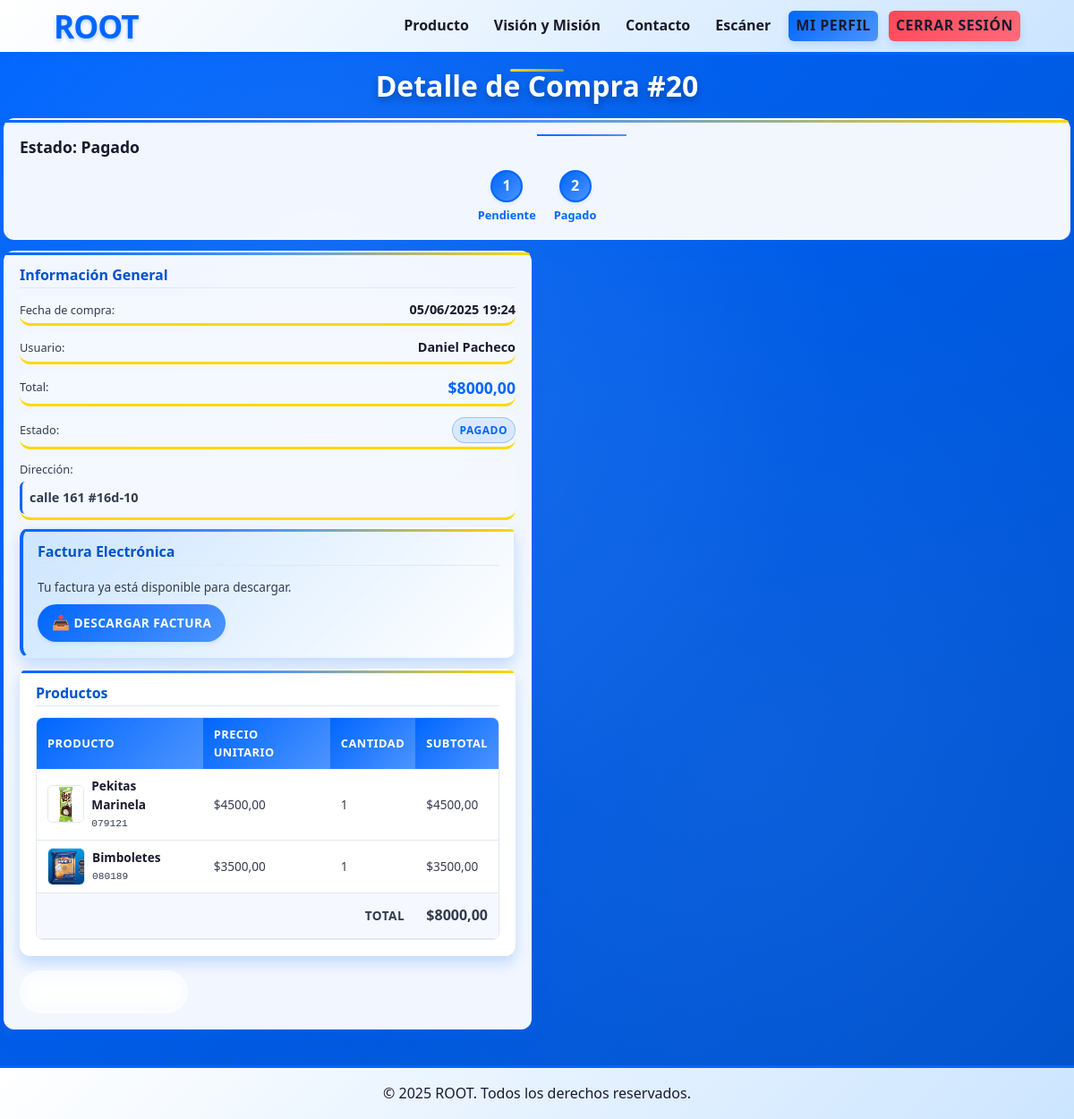
/facturas/20/ (signed in), run on the app's committed database.
### pagos/models.py (models this page shows, shortened)
class Compra(models.Model):
    ESTADO_CHOICES = (("pendiente", "Pendiente"),("pagado", "Pagado"),("enviado", "Enviado"),("entregado", "Entregado"),("cancelado", "Cancelado"))
    usuario = models.ForeignKey(settings.AUTH_USER_MODEL,on_delete=models.CASCADE, related_name="compras")
    fecha_compra = models.DateTimeField(auto_now_add=True)
    estado = models.CharField(max_length=20,choices=ESTADO_CHOICES,default="pendiente")
    total = models.DecimalField(max_digits=10, decimal_places=2)
    direccion_entrega = models.TextField(blank=True, default="")
    codigo_seguimiento = models.CharField(max_length=50, blank=True, default="")

class DetalleCompra(models.Model):
    compra = models.ForeignKey(Compra, on_delete=models.CASCADE, related_name="detalles")
    producto = models.ForeignKey(Producto, on_delete=models.CASCADE)
    cantidad = models.PositiveIntegerField(default=1)
    precio_unitario = models.DecimalField(max_digits=10, decimal_places=2)
    @property
    def subtotal(self):
        return self.cantidad * self.precio_unitario

### usuarios/models.py (models this page shows, shortened)
class Usuario(AbstractUser):
    foto = models.ImageField(upload_to="perfiles/", default="perfiles/default.png", verbose_name="Foto de perfil")
    telefono = models.CharField(max_length=15, blank=True, verbose_name="Teléfono")
    direccion = models.TextField(blank=True, verbose_name="Dirección")
    fecha_nacimiento = models.DateField(blank=True, null=True, verbose_name="Fecha de nacimiento")
    id_documento = models.CharField(max_length=20, blank=True, verbose_name="Documento de identidad")
    preferencias_notificacion = models.BooleanField(default=True, verbose_name="Recibir notificaciones")
    class Meta:
        verbose_name = "Usuario"
        verbose_name_plural = "Usuarios"

### productos/models.py (models this page shows, shortened)
class Producto(models.Model):
    nombre = models.CharField(max_length=200)
    codigo = models.CharField(max_length=50, unique=True)
    descripcion = models.TextField(blank=True, default="")
    precio = models.DecimalField(max_digits=10, decimal_places=2)
    stock = models.PositiveIntegerField(default=0)
    imagen = models.ImageField(upload_to="productos/", blank=True, null=True)
    categoria = models.ForeignKey(Categoria,on_delete=models.SET_NULL,blank=True,null=True,related_name="productos")
    fecha_creacion = models.DateTimeField(auto_now_add=True)
    fecha_actualizacion = models.DateTimeField(auto_now=True)
    class Meta:
        verbose_name = "Producto"
        verbose_name_plural = "Productos"

### facturas/views.py (the view)
# urls.py: path("<int:compra_id>/", views.detalle_compra, name="detalle_compra"),
@login_required
def detalle_compra(request: HttpRequest, compra_id: int) -> HttpResponse:
    compra = get_object_or_404(Compra, id=compra_id, usuario=request.user)
    try:
        factura = compra.factura
    except Factura.DoesNotExist:
        factura = None
    return render(request, "facturas/detalle_compra.html", {"compra": compra,"factura": factura})

### facturas/templates/facturas/detalle_compra.html (shortened to what this page needs)
{% extends "core/base.html" %}
{% load static %}
{% block extra_css %}
<link rel="stylesheet" href="{% static 'css/facturas.css' %}">
{% endblock %}
{% block content %}
<section id="detalle-compra" class="detalle-compra-section">
    <div class="container">
        <h2>Detalle de Compra #{{ compra.id }}</h2>
        <div class="estado-compra estado-{{ compra.estado }}">
            <div class="estado-titulo">Estado: {{ compra.get_estado_display }}</div>
            <div class="progreso-estado">
                <div class="paso-estado {% if compra.estado == 'pendiente' or compra.estado == 'pagado' %}activo{% endif %}">
                    <div class="numero-paso">1</div>
                    <div class="texto-paso">Pendiente</div>
                </div>
                <div class="linea-estado"></div>
                <div class="paso-estado {% if compra.estado == 'pagado' %}activo{% endif %}">
                    <div class="numero-paso">2</div>
                    <div class="texto-paso">Pagado</div>
                </div>
            </div>
        </div>
<div class="info-compra">
    <div class="seccion-info">
        <h3>Información General</h3>
        <div class="info-grid">
            <div class="info-item">
                <div class="info-label">Fecha de compra:</div>
                <div class="info-valor">{{ compra.fecha_compra|date:"d/m/Y H:i" }}</div>
            </div>
            <div class="info-item">
                <div class="info-label">Usuario:</div>
                <div class="info-valor">{{ compra.usuario.get_full_name|default:compra.usuario.username }}</div>
            </div>
            <div class="info-item">
                <div class="info-label">Total:</div>
                <div class="info-valor total">${{ compra.total|floatformat:2 }}</div>
            </div>
            <div class="info-item">
                <div class="info-label">Estado:</div>
                <div class="info-valor">
                    <span class="estado-badge estado-{{ compra.estado }}">
                        {{ compra.get_estado_display }}
                    </span>
                </div>
            </div>
            <div class="info-item direccion-item">
                <div class="info-label">Dirección:</div>
                <span class="info-valor direccion-entrega">
                    {{ compra.direccion_entrega|default:"No se ha especificado una dirección." }}
                </span>
            </div>
            {% if factura %}
            <div class="factura-container">
                <h3>Factura Electrónica</h3>
                <p>Tu factura ya está disponible para descargar.</p>
                <a href="{% url 'facturas:descargar_factura' compra.id %}" class="btn-descargar-factura">
                    <span>📥</span> Descargar Factura
                </a>
            </div>
            {% endif %}
        </div>
        <div class="seccion-productos">
            <h3>Productos</h3>
            <div class="tabla-contenedor">
                <table class="tabla-productos">
                    <thead>
                        <tr>
                            <th>Producto</th>
                            <th>Precio Unitario</th>
                            <th>Cantidad</th>
                            <th>Subtotal</th>
                        </tr>
                    </thead>
                    <tbody>
                        {% for detalle in compra.detalles.all %}
                        <tr>
                            <td>
                                <div class="producto-info">
                                    {% if detalle.producto.imagen %}
                                    <img src="{{ detalle.producto.imagen.url }}" alt="{{ detalle.producto.nombre }}" class="producto-imagen">
                                    {% endif %}
                                    <div>
                                        <div class="producto-nombre">{{ detalle.producto.nombre }}</div>
                                        <div class="producto-codigo">{{ detalle.producto.codigo }}</div>
                                    </div>
                                </div>
                            </td>
                            <td>${{ detalle.precio_unitario|floatformat:2 }}</td>
                            <td>{{ detalle.cantidad }}</td>
                            <td>${{ detalle.subtotal|floatformat:2 }}</td>
                        </tr>
                        {% endfor %}
                    </tbody>
                    <tfoot>
                        <tr>
                            <td colspan="3" class="total-label">Total</td>
                            <td class="total-valor">${{ compra.total|floatformat:2 }}</td>
                        </tr>
                    </tfoot>
                </table>
            </div>
        </div>
        <div class="acciones-compra">
            <a href="{% url 'usuarios:perfil' %}" class="btn-volver">Volver al Perfil</a>
        </div>
    </div>
</section>
{% endblock %}

### core/static/core/css/style.css (style rules this page uses)
:root { --primary-color: #0066FF; --primary-light: #4D94FF; --primary-lighter: #CCE5FF; --primary-dark: #0052CC; --primary-darker: #003D99; --text-dark: #1a1a2e; --text-medium: #333b4f; --text-light: #fff; --bg-light: #f5f9ff; --bg-dark: #003D99; --shadow-sm: 0 2px 4px rgba(0, 102, 255, 0.15); --shadow-md: 0 4px 8px rgba(0, 102, 255, 0.2); --shadow-lg: 0 8px 16px rgba(0, 102, 255, 0.25); --radius-sm: 6px; --radius-md: 12px; --radius-lg: 18px; --radius-xl: 24px; --radius-full: 50px; --transition: all 0.3s ease; --spacing-xs: 8px; --spacing-sm: 16px; --spacing-md: 10px; --spacing-lg: 32px; --spacing-xl: 20px; }
body { font-family: 'Segoe UI', Tahoma, Geneva, Verdana, sans-serif; margin: 0; padding: 0; background-color: var(--bg-light); color: var(--text-dark); line-height: 1.6; display: flex; flex-direction: column; min-height: 100vh; }
h1, h2, h3, h4, h5, h6 { font-weight: 700; line-height: 1.2; margin: 0 0 var(--spacing-sm) 0; }
.info-item { background: rgba(255, 255, 255, 0.15); padding: var(--spacing-md); border-radius: var(--radius-lg); transition: var(--transition); border-bottom: 3px solid #FFD700; }

### data on the page
Compra: id "20", estado "Pagado", fecha_compra "05/06/2025 19:24", usuario.get_full_name "Daniel Pacheco", total "8000,00", estado "PAGADO", direccion_entrega "calle 161 #16d-10"
DetalleCompra: producto.imagen (picture), producto.nombre "Pekitas Marinela", producto.codigo "079121", precio_unitario "4500,00", cantidad "1", subtotal "4500,00"
DetalleCompra: producto.imagen (picture), producto.nombre "Bimboletes", producto.codigo "080189", precio_unitario "3500,00", cantidad "1", subtotal "3500,00"
